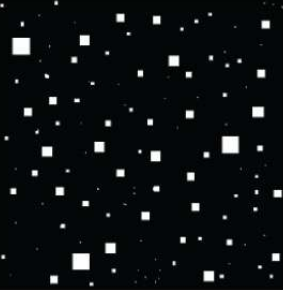
#> input picture PRACTICA1/imgp1/ORIGINALERODE.png, 283 x 290 px
$ python erodeydilate.py
#> lines starting #> are read from the running program, lines starting #| are printed output that depends on the picture; after the words box and inside, x2 and y2 are one past the last pixel; in counts of white or black regions, pixels touching at a corner belong together
import numpy as np
import cv2

def extendImageDuplicate(inImage, arriba, abajo, derecha, izquierda):
    pad_width = ((arriba, abajo), (izquierda, derecha))
    outImage = np.pad(inImage, pad_width= pad_width, mode='edge')
    return outImage

def erode(inImage, SE, center=None):
    # Si el centro no se proporciona, se calcula
    if center is None:
        center = [SE.shape[0]//2, SE.shape[1]//2]

    # Crear una imagen de salida del mismo tamaño que la imagen de entrada
    outImage = np.zeros_like(inImage)

    # Recorrer cada píxel de la imagen
    for i in range(center[0], inImage.shape[0]-center[0]):
        for j in range(center[1], inImage.shape[1]-center[1]):
            # Aplicar el elemento estructurante al píxel y su vecindario
            neighborhood = inImage[i-center[0]:i+(SE.shape[0]-center[0]), j-center[1]:j+(SE.shape[1]-center[1])]
            # Si todos los píxeles bajo el elemento estructurante son 1, el píxel se mantiene
            if (neighborhood[SE==1] == 1).all():
                outImage[i, j] = 1

    return outImage

def dilate(inImage, SE, center=None):
    # Si el centro no se proporciona, se calcula
    if center is None:
        center = [SE.shape[0]//2, SE.shape[1]//2]

    # Crear una imagen de salida del mismo tamaño que la imagen de entrada
    outImage = np.zeros_like(inImage)

    extendImageDuplicate(inImage, 1, 1, 1, 1)

    # Recorrer cada píxel de la imagen
    for i in range(center[0], inImage.shape[0]-center[0]):
        for j in range(center[1], inImage.shape[1]-center[1]):
            # Aplicar el elemento estructurante al píxel y su vecindario
            neighborhood = inImage[i-center[0]:i+(SE.shape[0]-center[0]), j-center[1]:j+(SE.shape[1]-center[1])]
            # Si cualquier píxel bajo el elemento estructurante es 1, el píxel se mantiene
            if (neighborhood[SE==1] == 1).any():
                outImage[i, j] = 1


    return outImage


def opening(inImage, SE, center=None):
    return dilate(erode(inImage, SE, center), SE, center)

def closing(inImage, SE, center=None):
    return erode(dilate(inImage, SE, center), SE, center)

# Ejemplo de uso
if __name__ == "__main__":
    # Cargar una imagen en escala de grises (asegúrate de que está en [0, 255])
    image = cv2.imread("imgp1/ORIGINALERODE.png", cv2.IMREAD_GRAYSCALE) / 255
#> image: shape (290, 283) float64; min 0, max 1, mean 0.0635
    _, binary_image = cv2.threshold(image, 0.5, 1, cv2.THRESH_BINARY)
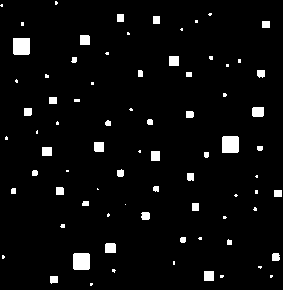
#> binary_image: shape (290, 283) float64; values 0 (black) and 1 (white), 4% white; 78 white regions (39 under 20 px), largest, box (x1, y1, x2, y2) and area: (13, 38, 30, 55) 287, (222, 136, 239, 153) 286, (73, 253, 90, 270) 285


    SE = np.ones((13, 13), dtype=np.uint8)

    # Aplicar el filtro de medianas
    output_image = dilate(binary_image, SE)
#> in extendImageDuplicate, `outImage = np.pad(inImage, pad_width= pad_width, mode='edge')`:
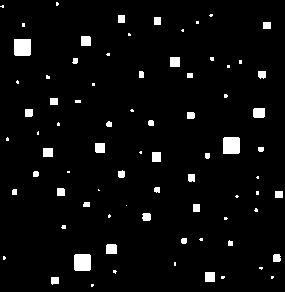
#> outImage: shape (292, 285) float64; values 0 (black) and 1 (white), 4% white; 78 white regions (39 under 20 px), largest, box (x1, y1, x2, y2) and area: (14, 39, 31, 56) 287, (223, 137, 240, 154) 286, (74, 254, 91, 271) 285
#> after the loop in dilate, `for i in range(center[0], inImage.shape[0]-center[0]):`:
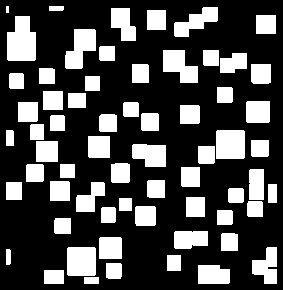
#> outImage: shape (290, 283) float64; values 0 (black) and 1 (white), 29% white; 64 white regions, largest, box (x1, y1, x2, y2) and area: (7, 16, 36, 61) 1079, (216, 130, 245, 159) 838, (67, 247, 96, 276) 837

    cv2.imwrite('imgp1/erode.jpg', (output_image * 255).astype(np.uint8))

    # Mostrar la imagen original y la filtrada
    cv2.imshow("Original Image", image)
    cv2.imshow("Dilate Image", output_image)
    cv2.waitKey(0)
    cv2.destroyAllWindows()
